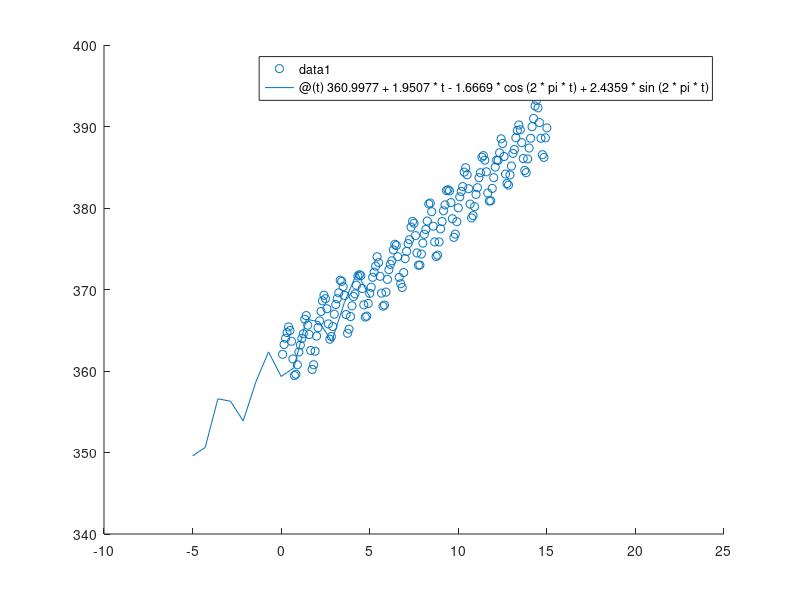

Reproduce this figure in MATLAB.
% =======================================================================
% Least Squares Fit of concentration of Atmospheric CO2 measured from
% Mauna Loa, Hawaii from Jan 1996 to Dec 2010 in parts per million by
% volume (ppv)
% 
% Authors: Aidan Sirbu, Katie Brown
% ========================================================================
% Model used for least squares: f(t)=c1+c2*t+c3*cos(2pi*t)+c4*sin(2pi*t)

% month represents a column matrix with number of months from
% Jan 1996 to Dec 2010
month = [];
for i=1:180
   month = [month; i/12];
end

% CO2Matrix represents a column matrix with the CO2 levels in ppv by month from Jan 1996 to Dec 2010
CO2=[362.05;363.25;364.02;364.72;365.41;364.97;363.65;361.48;359.45;359.60;360.76;362.33;363.18;364.00;364.57;366.35;366.80;365.62;364.47;362.51;360.19;360.77;362.43;364.28;365.32;366.15;367.31;368.61;369.30;368.87;367.64;365.78;363.90;364.23;365.46;366.97;368.15;368.87;369.59;371.14;371.00;370.35;369.27;366.93;364.63;365.13;366.68;368.00;369.14;369.46;370.52;371.66;371.82;371.70;370.12;368.12;366.62;366.73;368.29;369.53;370.28;371.50;372.12;372.87;374.02;373.30;371.62;369.55;367.96;368.09;369.68;371.24;372.43;373.09;373.52;374.86;375.55;375.40;374.02;371.49;370.71;370.25;372.08;373.78;374.68;375.63;376.11;377.65;378.35;378.13;376.61;374.49;372.98;373.00;374.35;375.69;376.78;377.36;378.40;380.50;380.61;379.55;377.77;375.84;374.05;374.22;375.84;377.44;378.34;379.66;380.38;382.14;382.24;382.10;380.66;378.68;376.40;376.79;378.32;380.02;381.37;382.02;382.63;384.40;384.94;384.08;382.37;380.48;378.78;379.07;380.17;381.67;382.49;383.72;384.33;386.23;386.43;385.87;384.44;381.84;380.86;380.88;382.40;383.72;385.02;385.87;385.85;386.77;388.49;387.92;386.32;384.17;383.00;382.81;384.06;385.15;386.71;387.17;388.62;389.51;390.18;389.60;388.01;386.07;384.61;384.34;386.02;387.36;388.56;389.98;390.99;392.52;393.22;392.29;390.49;388.55;386.54;386.21;388.61;389.83];

% Define coefficient matrix
A = zeros(180,4);
for i=1:180
    A(i,1) = 1;
    A(i,2) = month(i,:);
    A(i,3) = cos(2*pi*month(i,:));
    A(i,4) = sin(2*pi*month(i,:));
end

% Normal equations
ATA = transpose(A)*A;
ATb = transpose(A)*CO2;
c = ATA\ATb;

% RMSE
r = CO2-A*c;
SE = 0;
for i=1:180
    SE = SE + r(i)^2;
end
RMSE = (SE/180)^(0.5);

% Plotting
scatter(month, CO2);
hold on
leastSquaresFunc = @(t)360.9977+1.9507*t-1.6669*cos(2*pi*t)+2.4359*sin(2*pi*t);
fplot(leastSquaresFunc);
xlim([-10 25]);